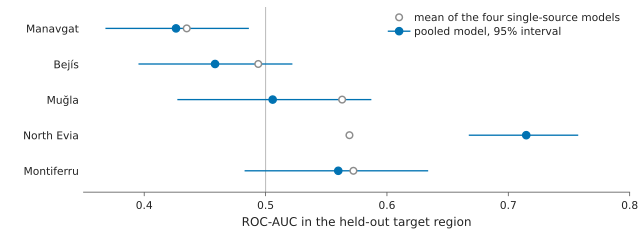

The script that saved this image:
#!/usr/bin/env python3
"""Figure 6 - pooled training beats the mean single source only for Evia (2026-10-23 redraw).

Leave-one-region-out: for each held-out target, the mean of the four single-source models
(open grey circle) and the model trained on the other four regions together (filled blue dot
with its 95% spatial-block interval). The best single source, which needs target labels to
choose, and the within-region ceiling are no longer drawn; both are in Section S1.14(a).
The earlier version is in the git history before 2026-10-23.

Data: paper/figures/data/fig_data_corrected.json and round7/r7d_pooled_vs_single.csv.
Asserts here and in _conservation_common.py.
"""
import json
import sys
from pathlib import Path

import matplotlib
matplotlib.use("Agg")
import matplotlib.pyplot as plt

sys.path.insert(0, str(Path(__file__).resolve().parent))
from _layout_check import check as layout_check, assert_inside
from _conservation_common import HERE, LABEL, loro
import _style as S

# ---- asserts vs Section S1.14(a), the Fig. 6 caption and round7, zero tolerance ----------
# 2026-09-29 (internal review F61): the benchmark is the MEAN of the four single-source models;
# the best single source is kept as an oracle marker, since choosing it uses target labels.
import csv
BY = {r["target"]: r for r in loro}
_R7D = HERE.parent / "labelfix_rerun" / "round7" / "r7d_pooled_vs_single.csv"
MEAN = {row["target"]: float(row["mean_single"]) for row in csv.DictReader(open(_R7D, encoding="utf-8"))}
for _t, _r in BY.items():   # the pooled and best-single values of the two sources agree
    _row = next(x for x in csv.DictReader(open(_R7D, encoding="utf-8")) if x["target"] == _t)
    assert abs(float(_row["pooled"]) - _r["loro_raw"]) < 1e-9, _t
    assert abs(float(_row["best_single_oracle"]) - _r["best_pairwise"]) < 1e-6, _t
_supp = (HERE.parent / "supplementary.md").read_text(encoding="utf-8")
_an = " ".join(_supp[_supp.index("**(a) Pooled multi-region training**"):
                     _supp.index("**(b) Removing the direction-reversing features.**")].split())
_cap = " ".join((HERE.parent / "figure_captions.tex").read_text(encoding="utf-8").split())
_ev, _mv, _bj = BY["evia_2021_extended"], BY["manavgat_2021"], BY["bejis_2022"]
fmt_ci = lambda r: f"{r['loro_raw']:.3f} [{r['loro_raw_ci'][0]:.3f}, {r['loro_raw_ci'][1]:.3f}]"
_evm = MEAN["evia_2021_extended"]
assert f"{fmt_ci(_ev)} against a mean of {_evm:.3f}" in _an, fmt_ci(_ev)
assert f"{fmt_ci(_ev)} against {_evm:.3f}" in _cap
assert f"best single source only for Evia ({_ev['best_pairwise']:.3f})" in _an
assert fmt_ci(_mv) in _an, fmt_ci(_mv)
WINS = [t for t, r in BY.items() if r["loro_raw"] > MEAN[t]]
assert WINS == ["evia_2021_extended"], WINS
assert [t for t, r in BY.items() if r["loro_raw"] > r["best_pairwise"]] == ["evia_2021_extended"]
assert _mv["loro_raw_ci"][1] < 0.5, "Manavgat pooled interval must lie entirely below chance"
BELOW_CI = [t for t, r in BY.items() if r["loro_raw_ci"][1] < 0.5]
assert BELOW_CI == ["manavgat_2021"], BELOW_CI       # caption: only Manavgat's interval
SHORT = sorted(MEAN[t] - r["loro_raw"] for t, r in BY.items() if t not in WINS)
GAPS = sorted(r["within"] - r["loro_raw"] for r in loro)
assert f"by {SHORT[0]:.3f} to {SHORT[-1]:.3f}" in _an, SHORT
assert f"{GAPS[0]:.2f} to {GAPS[-1]:.2f} AUC below the within-region ceiling" in _an, GAPS
assert f"(0.426 and 0.458)" in _cap and f"{_mv['loro_raw']:.3f}" == "0.426" and f"{_bj['loro_raw']:.3f}" == "0.458"

S.apply()
fig, ax = plt.subplots(figsize=(S.WIDTH_MM * S.MM, 62 * S.MM))
S.chance(ax)
data_artists = []
ys = list(range(len(loro)))[::-1]
for r, y in zip(loro, ys):
    m = MEAN[r["target"]]
    ci, = ax.plot(r["loro_raw_ci"], [y, y], color=S.BLUE, lw=1.0, zorder=2)
    mm, = ax.plot(m, y, marker="o", ms=5.0, mfc="white", mec=S.GREY, mew=1.1, lw=0, zorder=3)
    mp, = ax.plot(r["loro_raw"], y, marker="o", ms=5.5, color=S.BLUE, lw=0, zorder=4)
    data_artists += [(mm, f"mean:{r['target']}"), (mp, f"pooled:{r['target']}"), (ci, f"ci:{r['target']}")]

ax.set_yticks(ys, [LABEL[r["target"]] if r["target"] != "evia_2021_extended" else "North Evia" for r in loro])
ax.tick_params(axis="y", length=0)
ax.spines["left"].set_visible(False)
ax.set_ylim(-0.6, len(loro) - 0.4)
ax.set_xlim(0.35, 0.80)
ax.set_xticks([0.4, 0.5, 0.6, 0.7, 0.8])
ax.set_xlabel("ROC-AUC in the held-out target region")
assert_inside(ax, "Fig. 6", xs=[v for r in loro for v in (r["loro_raw"], *r["loro_raw_ci"], MEAN[r["target"]])])

handles = [plt.Line2D([], [], marker="o", ms=5.0, mfc="white", mec=S.GREY, mew=1.1, lw=0),
           plt.Line2D([], [], marker="o", ms=5.5, color=S.BLUE, lw=1.0)]
ax.legend(handles, ["mean of the four single-source models", "pooled model, 95% interval"],
          loc="upper right", bbox_to_anchor=(1.0, 1.02), handletextpad=0.4, labelspacing=0.3)
fig.subplots_adjust(left=0.13, right=0.98, top=0.97, bottom=0.18)

problems = layout_check(fig, "Fig. 6 - pooled training", min_gap_pt=2.0, min_font_pt=8.0,
                        data_artists=data_artists)
S.save(fig, HERE, "fig6_loro")

(HERE / "fig6_provenance.json").write_text(json.dumps({
    "figure": "Fig. 6 - pooled training beats the mean single source only for Evia",
    "script": "paper/figures/fig6_loro.py",
    "data": {"path": "paper/figures/data/fig_data_corrected.json",
             "sha256": __import__("hashlib").sha256(
                 (HERE / "data" / "fig_data_corrected.json").read_bytes()).hexdigest(),
             "note": "loro_pooled_transfer.json from paper/labelfix_rerun/round3 (corrected label); "
                     "mean single source from round7/r7d_pooled_vs_single.csv"},
    "asserts": "pooled beats the mean single source only for Evia, 0.715 [0.668, 0.757] against 0.569, "
               "and the oracle best source (0.654) likewise; Manavgat pooled 0.426 [0.369, 0.486], the "
               "only interval entirely below chance; shortfalls and ceiling gaps as printed in Section "
               "S1.14(a); caption numbers found verbatim; every value inside the x axis",
    "design": "2026-10-23 redraw: mean single source (open grey) to pooled (filled blue, with interval); "
              "oracle source and within-region ceiling left to Section S1.14(a)",
    "canvas_mm": [S.WIDTH_MM, 62],
    "font_pt": {"body": S.FS_BODY, "minimum": S.FS_SMALL},
    "layout_check": f"paper/figures/_layout_check.py; {len(problems)} problems at build time",
    "environment": f"matplotlib {matplotlib.__version__}",
}, indent=1, ensure_ascii=False), encoding="utf-8")
print("fig6 written; pooled beats the mean single source only for", WINS, "; interval below chance:", BELOW_CI)
